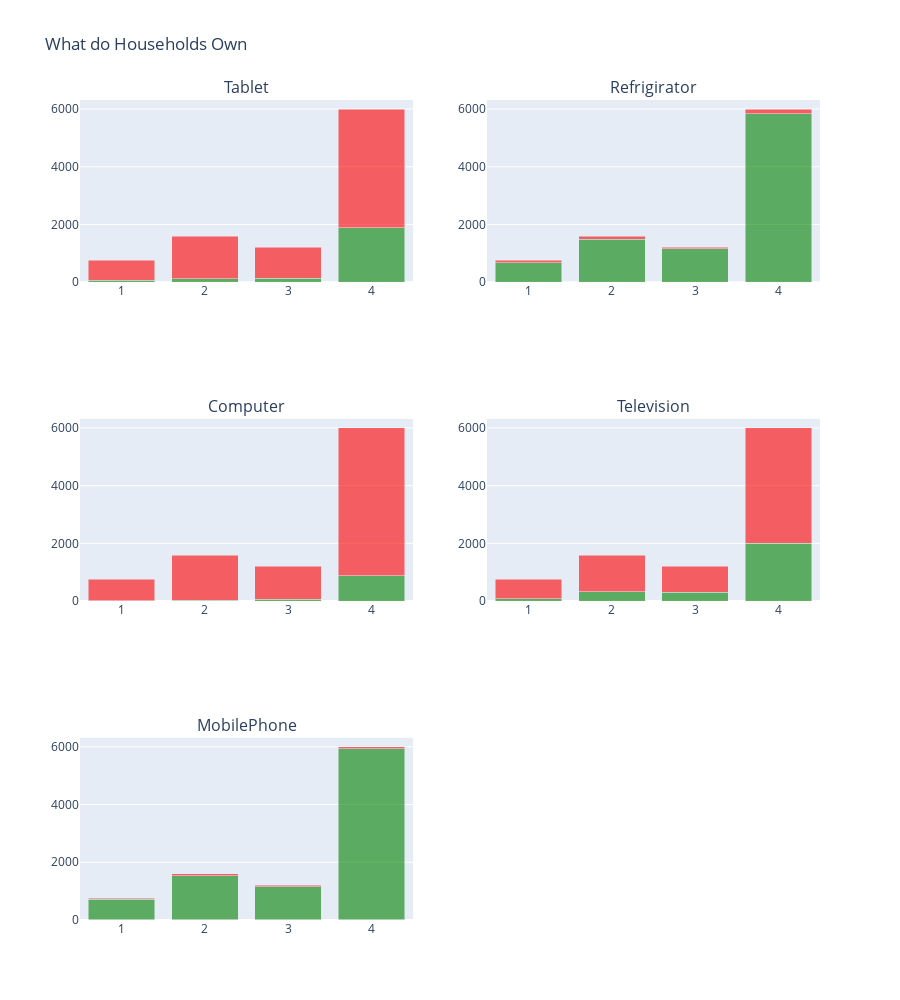

Notebook cell for this chart:
### Code cell
import plotly.subplots as tools
#Tablet
tr1=train_df.groupby(['Target'])["v18q"].value_counts().to_frame()
tr1.columns=['count']
tr1['Target'] = tr1.index.get_level_values('Target')
tr1['v18q'] = tr1.index.get_level_values('v18q')

#Refrig
tr2=train_df.groupby(['Target'])["refrig"].value_counts().to_frame()
tr2.columns=['count']
tr2['Target'] = tr2.index.get_level_values('Target')
tr2['refrig'] = tr2.index.get_level_values('refrig')
#levels = ["NonVulnerable", "Moderate Poverty", "Vulnerable", "Extereme Poverty"]

#Computer 
tr3=train_df.groupby(['Target'])["computer"].value_counts().to_frame()
tr3.columns=['count']
tr3['Target'] = tr3.index.get_level_values('Target')
tr3['computer'] = tr3.index.get_level_values('computer')

#television
tr4=train_df.groupby(['Target'])["television"].value_counts().to_frame()
tr4.columns=['count']
tr4['Target'] = tr4.index.get_level_values('Target')
tr4['television'] = tr4.index.get_level_values('television')

#mobilephone
tr5=train_df.groupby(['Target'])["mobilephone"].value_counts().to_frame()
tr5.columns=['count']
tr5['Target'] = tr5.index.get_level_values('Target')
tr5['mobilephone'] = tr5.index.get_level_values('mobilephone')


plot1=go.Bar(y=tr1[tr1['v18q']==1]['count'], x=tr1[tr1['v18q']==1]['Target'],marker=dict(color="green", opacity=0.6))
plot2=go.Bar(y=tr1[tr1['v18q']==0]['count'], x=tr1[tr1['v18q']==0]['Target'],marker=dict(color="red", opacity=0.6))
plot3=go.Bar(y=tr2[tr2['refrig']==1]['count'], x=tr2[tr2['refrig']==1]['Target'],marker=dict(color="green", opacity=0.6))
plot4=go.Bar(y=tr2[tr2['refrig']==0]['count'], x=tr2[tr2['refrig']==0]['Target'],marker=dict(color="red", opacity=0.6))
plot5=go.Bar(y=tr3[tr3['computer']==1]['count'], x=tr3[tr3['computer']==1]['Target'],marker=dict(color="green", opacity=0.6))
plot6=go.Bar(y=tr3[tr3['computer']==0]['count'], x=tr3[tr3['computer']==0]['Target'],marker=dict(color="red", opacity=0.6))
plot7=go.Bar(y=tr4[tr4['television']==1]['count'], x=tr4[tr4['television']==1]['Target'],marker=dict(color="green", opacity=0.6))
plot8=go.Bar(y=tr4[tr4['television']==0]['count'], x=tr4[tr4['television']==0]['Target'],marker=dict(color="red", opacity=0.6))
plot9=go.Bar(y=tr5[tr5['mobilephone']==1]['count'], x=tr5[tr5['mobilephone']==1]['Target'],marker=dict(color="green", opacity=0.6))
plot10=go.Bar(y=tr5[tr5['mobilephone']==0]['count'], x=tr5[tr5['mobilephone']==0]['Target'],marker=dict(color="red", opacity=0.6))


titles = ["Tablet", "Refrigirator", "Computer", "Television", "MobilePhone"]
fig = tools.make_subplots(rows=3, cols=2, print_grid=False, subplot_titles=titles)
fig.append_trace(plot1, 1, 1)
fig.append_trace(plot2, 1, 1)
fig.append_trace(plot3, 1, 2)
fig.append_trace(plot4, 1, 2)
fig.append_trace(plot5, 2, 1)
fig.append_trace(plot6, 2, 1)
fig.append_trace(plot7, 2, 2)
fig.append_trace(plot8, 2, 2)
fig.append_trace(plot9, 3, 1)
fig.append_trace(plot10, 3, 1)


fig['layout'].update(height=1000, title="What do Households Own", barmode="stack", showlegend=False)
iplot(fig)

### Figure 1 — Plotly figure (JSON) as saved in the notebook; plotly's stock layout.template omitted (floating-point values rounded to 4 significant figures)
{"data": [{"marker": {"color": "green", "opacity": 0.6}, "type": "bar", "x": [1, 2, 3, 4], "xaxis": "x", "y": [60, 125, 143, 1887], "yaxis": "y"}, {"marker": {"color": "red", "opacity": 0.6}, "type": "bar", "x": [1, 2, 3, 4], "xaxis": "x", "y": [695, 1472, 1066, 4109], "yaxis": "y"}, {"marker": {"color": "green", "opacity": 0.6}, "type": "bar", "x": [1, 2, 3, 4], "xaxis": "x2", "y": [670, 1483, 1163, 5836], "yaxis": "y2"}, {"marker": {"color": "red", "opacity": 0.6}, "type": "bar", "x": [1, 2, 3, 4], "xaxis": "x2", "y": [85, 114, 46, 160], "yaxis": "y2"}, {"marker": {"color": "green", "opacity": 0.6}, "type": "bar", "x": [1, 2, 3, 4], "xaxis": "x3", "y": [13, 25, 57, 881], "yaxis": "y3"}, {"marker": {"color": "red", "opacity": 0.6}, "type": "bar", "x": [1, 2, 3, 4], "xaxis": "x3", "y": [742, 1572, 1152, 5115], "yaxis": "y3"}, {"marker": {"color": "green", "opacity": 0.6}, "type": "bar", "x": [1, 2, 3, 4], "xaxis": "x4", "y": [90, 321, 302, 2007], "yaxis": "y4"}, {"marker": {"color": "red", "opacity": 0.6}, "type": "bar", "x": [1, 2, 3, 4], "xaxis": "x4", "y": [665, 1276, 907, 3989], "yaxis": "y4"}, {"marker": {"color": "green", "opacity": 0.6}, "type": "bar", "x": [1, 2, 3, 4], "xaxis": "x5", "y": [712, 1526, 1156, 5927], "yaxis": "y5"}, {"marker": {"color": "red", "opacity": 0.6}, "type": "bar", "x": [1, 2, 3, 4], "xaxis": "x5", "y": [43, 71, 53, 69], "yaxis": "y5"}], "layout": {"annotations": [{"font": {"size": 16}, "showarrow": false, "text": "Tablet", "x": 0.225, "xanchor": "center", "xref": "paper", "y": 1, "yanchor": "bottom", "yref": "paper"}, {"font": {"size": 16}, "showarrow": false, "text": "Refrigirator", "x": 0.775, "xanchor": "center", "xref": "paper", "y": 1, "yanchor": "bottom", "yref": "paper"}, {"font": {"size": 16}, "showarrow": false, "text": "Computer", "x": 0.225, "xanchor": "center", "xref": "paper", "y": 0.6111, "yanchor": "bottom", "yref": "paper"}, {"font": {"size": 16}, "showarrow": false, "text": "Television", "x": 0.775, "xanchor": "center", "xref": "paper", "y": 0.6111, "yanchor": "bottom", "yref": "paper"}, {"font": {"size": 16}, "showarrow": false, "text": "MobilePhone", "x": 0.225, "xanchor": "center", "xref": "paper", "y": 0.2222, "yanchor": "bottom", "yref": "paper"}], "barmode": "stack", "height": 1000, "showlegend": false, "title": {"text": "What do Households Own"}, "xaxis": {"anchor": "y", "domain": [0, 0.45]}, "xaxis2": {"anchor": "y2", "domain": [0.55, 1]}, "xaxis3": {"anchor": "y3", "domain": [0, 0.45]}, "xaxis4": {"anchor": "y4", "domain": [0.55, 1]}, "xaxis5": {"anchor": "y5", "domain": [0, 0.45]}, "xaxis6": {"anchor": "y6", "domain": [0.55, 1]}, "yaxis": {"anchor": "x", "domain": [0.7778, 1]}, "yaxis2": {"anchor": "x2", "domain": [0.7778, 1]}, "yaxis3": {"anchor": "x3", "domain": [0.3889, 0.6111]}, "yaxis4": {"anchor": "x4", "domain": [0.3889, 0.6111]}, "yaxis5": {"anchor": "x5", "domain": [0, 0.2222]}, "yaxis6": {"anchor": "x6", "domain": [0, 0.2222]}}}
